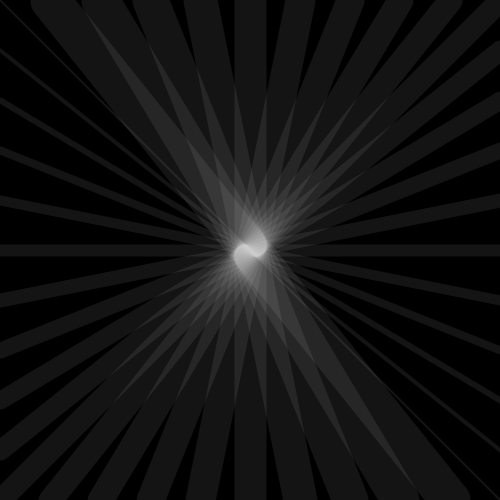
Frame 1 (no input)
Frame 60 (the mouse pressed at the canvas centre just before this capture): identical to frame 1, image omitted
Frame 120 (the mouse held since frame 60 and released just before this capture): identical to frame 1, image omitted

The Processing sketch that drew this single still picture (run headless with seeded random() and noise(); from frame 60 on, the mouse is pressed at the canvas centre):

// Processing sketch: processing_31181
// ── processing_31181.pde

void setup()
{
   size(500,500);
   background(0);
   
   stroke(255, 20);
   
   strokeWeight(2); 
   line(0, 0, 500, 500);
   strokeWeight(4);
   line(0, 50, 500, 450);
   strokeWeight(6);
   line(0, 100, 500, 400);
   strokeWeight(8);
   line(0, 150, 500, 350);
   strokeWeight(10);
   line(0, 200, 500, 300);
   strokeWeight(12);
   line(0, 250, 500, 250);
   strokeWeight(14);
   line(0, 300, 500, 200);
   strokeWeight(16);
   line(0, 350, 500, 150);
   strokeWeight(18);
   line(0, 400, 500, 100);
   strokeWeight(20);
   line(0, 450, 500, 50);
   strokeWeight(22);
   line(0, 500, 500, 0);
   strokeWeight(24);
   line(50, 500, 450, 0);
   strokeWeight(26);
   line(100, 500, 400, 0);
   strokeWeight(28);
   line(150, 500, 350, 0);
   strokeWeight(30);
   line(200, 500, 300, 0);
   strokeWeight(32);
   line(250, 500, 250, 0);
   strokeWeight(34);
   line(300, 500, 200, 0);
   strokeWeight(36);
   line(350, 500, 150, 0);
   strokeWeight(38);
   line(400, 500, 100, 0);
   strokeWeight(40);
   line(450, 500, 50, 0);  
   

   
   
   
   
  
   /*
   stroke(255);
   fill(0);
   int x = 0;
   while(x < 10)
   {
    ellipse(20+(80*x), 20, 50, 50);
    x = x+1; 
    */
    
    
   }
          
   


void draw()
{
  //do not use this yet
  
}
